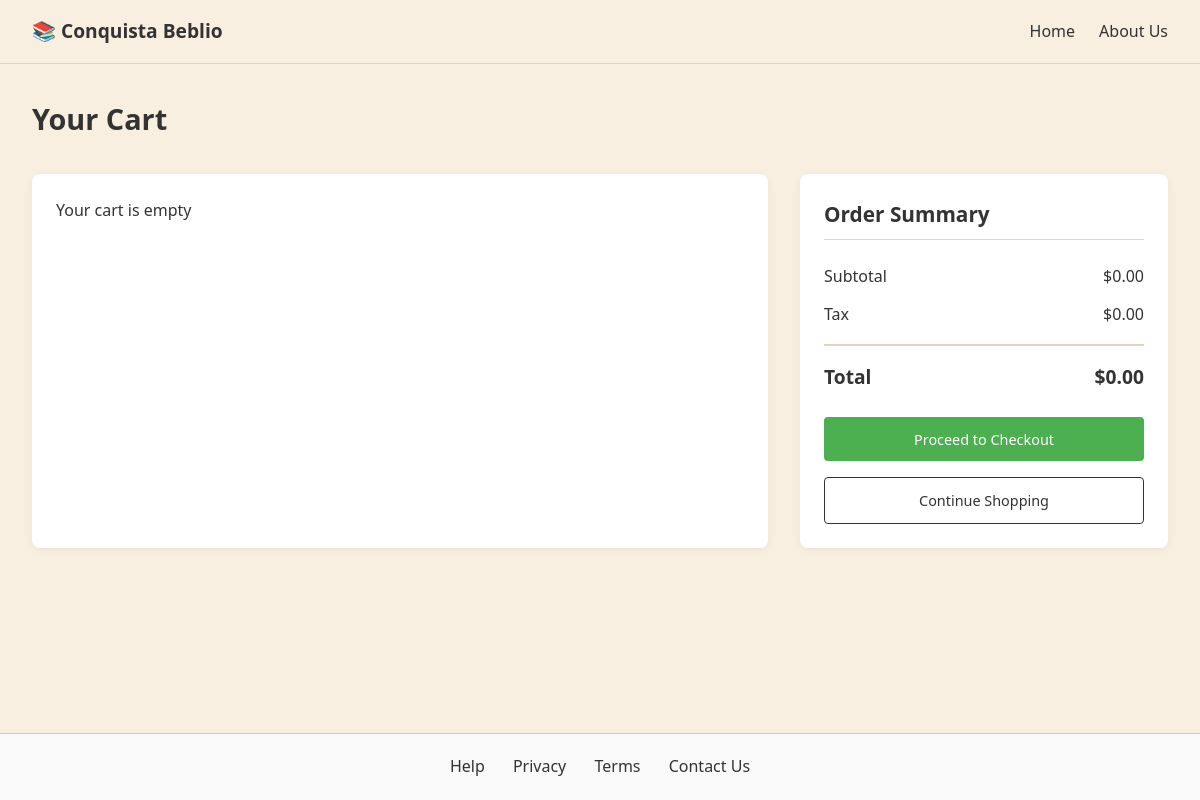
Before: /cart/ (signed in) with the older database file.
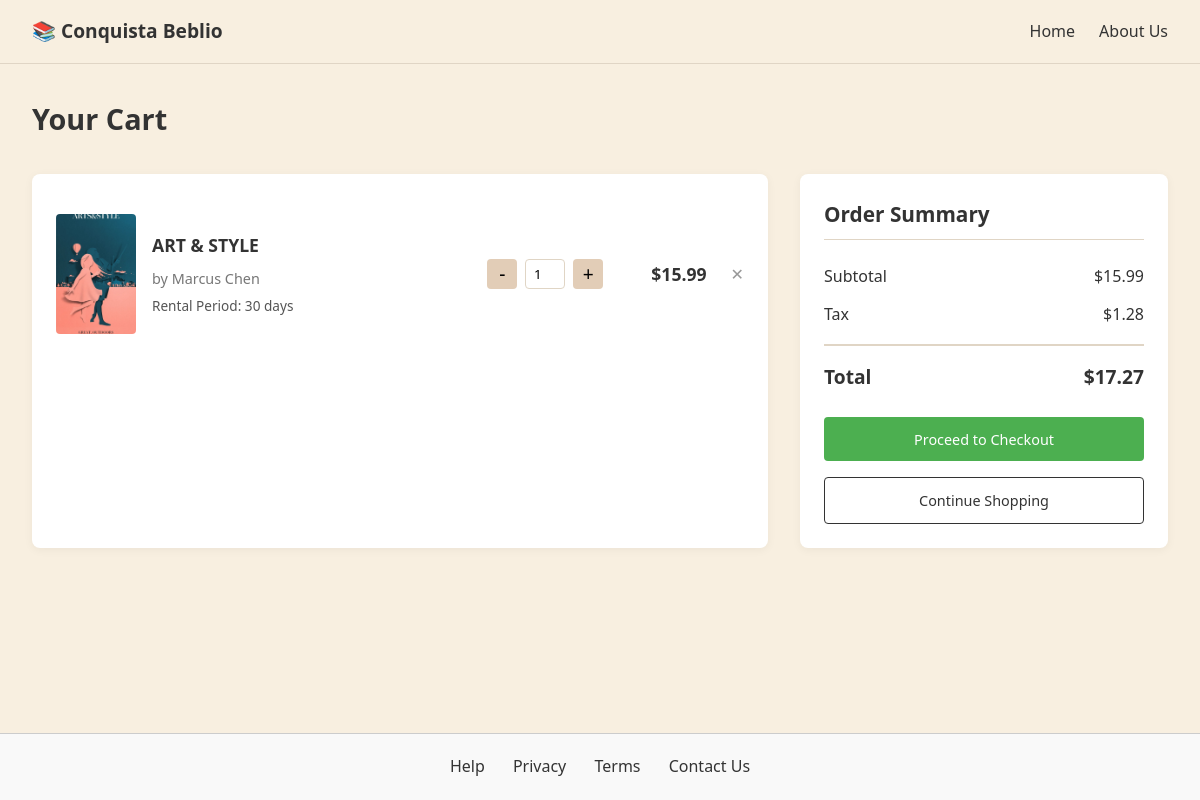
After: the same page with the newer database file.
### beblio/models.py (models this page shows, shortened)
class Cart(models.Model):
    user = models.ForeignKey(User, on_delete=models.CASCADE)
    book = models.ForeignKey(Book, on_delete=models.CASCADE)
    quantity = models.IntegerField(default=1)

class Book(models.Model):
    title = models.CharField(max_length=200, null=True)
    author = models.CharField(max_length=100)
    isbn = models.CharField(max_length=13, unique=True)
    pages = models.IntegerField()
    cover_image = models.URLField(blank=True, null=True)
    language = models.CharField(max_length=30)
    tags = models.ManyToManyField('tags', blank=True)
    description = models.TextField(blank=True, null=True)
    rating = models.DecimalField(max_digits=3, decimal_places=2, blank=True, null=True)
    publisher = models.CharField(max_length=100, blank=True, null=True)
    published_date = models.DateField(blank=True, null=True)
    in_stock = models.BooleanField(default=True)
    review = models.ManyToManyField('review', blank=True)
    quote = models.TextField(blank=True, null=True)
    genre = models.TextField(blank=True, null=True)
    price = models.FloatField(blank=True, null=True)

### beblio/views.py (the view)
# urls.py: path('cart/', views.cart, name='cart'),
@csrf_exempt
def cart(request):
    user_id = request.session.get('user_id')
    if not user_id:
        return render(request, 'beblio/Cart.html')
    try:
        user = User.objects.get(user_id=user_id)
        cart_items = Cart.objects.filter(user=user).select_related('book')
        subtotal = sum(Decimal(str(item.book.price or 0)) * Decimal(str(item.quantity)) for item in cart_items)
        tax = subtotal * Decimal(str(TAX_RATE))
        total = subtotal + tax
        context = {
            'cart_items': cart_items,
            'subtotal': subtotal,
            'tax': tax,
            'total': total,
        }
        return render(request, 'beblio/Cart.html', context)
    except User.DoesNotExist:
        return render(request, 'beblio/Cart.html')
    except Exception as e:
        print(f"Error loading cart: {str(e)}")
        return render(request, 'beblio/Cart.html', {'error': str(e)})

### templates/beblio/Cart.html (shortened to what this page needs)
{% load static %}
<!DOCTYPE html>
<html lang="en">
<head>
    <link rel="stylesheet" href="{% static 'css/cart.css' %}">
    <link rel="stylesheet" href="{% static 'css/cart-icon.css' %}">
</head>
<body>
    <header>
        <div class="logo">📚 Conquista Beblio</div>
        <nav>
            <ul>
                <li><a href="{% url 'index' %}">Home</a></li>
                <li><a href="{% url 'aboutUs' %}">About Us</a></li>
            </ul>
        </nav>
    </header>
    <main>
        <div class="container">
            <h1>Your Cart</h1>
            <div class="cart-container">
                <div class="cart-items">
                    {% if cart_items and cart_items|length > 0 %}
                        {% for item in cart_items %}
                        <div class="cart-item" data-id="{{ item.id }}">
                            <div class="book-cover">
                                <img src="{% static 'images/bookList/' %}{{ item.book.cover_image|default:'placeholder.jpg' }}" alt="{{ item.book.title }}">
                            </div>
                            <div class="book-info">
                                <h3>{{ item.book.title }}</h3>
                                <p class="author">by {{ item.book.author }}</p>
                                <p class="rental-period">Rental Period: 30 days</p>
                            </div>
                            <div class="quantity-control">
                                <button class="quantity-btn minus">-</button>
                                <input type="number" value="{{ item.quantity }}" min="1" class="quantity-input">
                                <button class="quantity-btn plus">+</button>
                            </div>
                            <div class="book-price">${{ item.book.price|floatformat:2 }}</div>
                            <button class="remove-btn">✕</button>
                        </div>
                        {% endfor %}
                    {% else %}
                        <div class="empty-cart-message">Your cart is empty</div>
                    {% endif %}
                </div>
                <div class="cart-summary">
                    <h2 class="section-title">Order Summary</h2>
                    <div class="price-summary">
                        <div class="price-row">
                            <span>Subtotal</span>
                            <span>${{ subtotal|default:'0.00'|floatformat:2 }}</span>
                        </div>
                        <div class="price-row">
                            <span>Tax</span>
                            <span>${{ tax|default:'0.00'|floatformat:2 }}</span>
                        </div>
                        <div class="price-total">
                            <span>Total</span>
                            <span>${{ total|default:'0.00'|floatformat:2 }}</span>
                        </div>
                    </div>
                    <button class="btn btn-primary checkout-btn" {% if not cart_items %}disabled{% endif %}>Proceed to Checkout</button>
                    {% url 'book_list' as book_list_url %}
                    <button class="btn btn-outline continue-btn" onclick="window.location.href='{{ book_list_url }}'">Continue Shopping</button>
                </div>
            </div>
        </div>
    </main>
    <footer class="footer">
        <div>
          <a href="{% url 'help' %}">Help</a>
          <a href="{% url 'privacyPolicy' %}">Privacy</a>
          <a href="{% url 'termsOfUse' %}">Terms</a>
          <a href="{% url 'contactUs' %}">Contact Us</a>
        </div>
    </footer>
</body>
</html>

Changed rows visible on the page:
added Cart: book.cover_image (picture), book "ART & STYLE", book.author "Marcus Chen", quantity "1", book.price "15.99"
Other visible differences:
{{ subtotal|default:'0.00'|floatformat:2 }}: "0.00" → "15.99"
{{ tax|default:'0.00'|floatformat:2 }}: "0.00" → "1.28"
{{ total|default:'0.00'|floatformat:2 }}: "0.00" → "17.27"
text no longer shown: "Your cart is empty"
